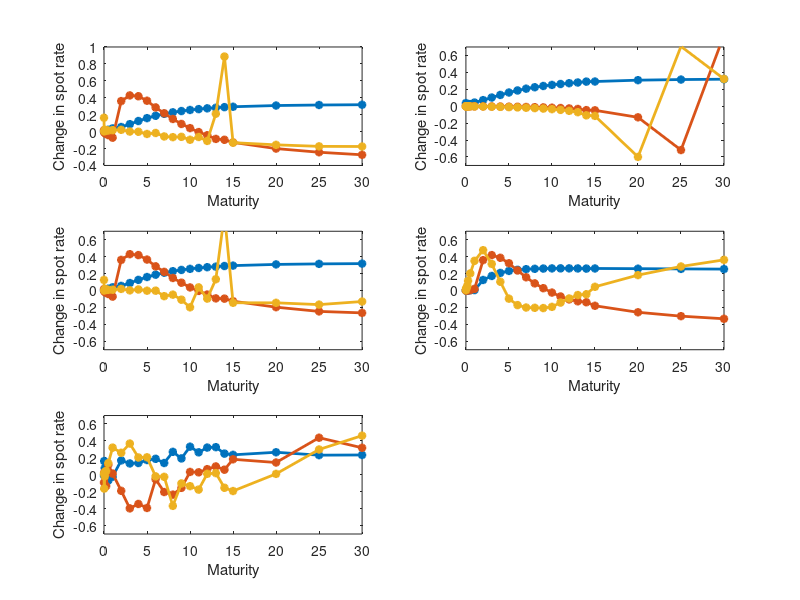

Source code (MATLAB):
close all; clear; clc;

%==========================================================================
%
%
%Figure3.6 US term structure impact of different principal components
%
%
%==========================================================================

load("Figure3_11and12")

A = [0,0.25/12, 1/12,2/12,3/12,6/12,1,2,3,4,5,6,7,8,9,10,11,12,13,14,15,20,25,30];
subplot(3,2,1)
plot(A,COEFF_sample(:,1),'-*')
hold on
plot(A,COEFF_sample(:,2),'-*')
hold on
plot(A,COEFF_sample(:,3),'-*')
ylabel('Change in spot rate')
xlabel('Maturity')
%legend('PC1','PC2','PC3')
%axis([0 30 -0.7 0.7])
set(findall(gca, 'Type', 'Line'),'LineWidth',2);

subplot(3,2,2)
plot(A,COEFF_shrinkage(:,1),'-*')
hold on
plot(A,COEFF_shrinkage(:,2),'-*')
hold on
plot(A,COEFF_shrinkage(:,3),'-*')
ylabel('Change in spot rate')
xlabel('Maturity')
%legend('PC1','PC2','PC3')
axis([0 30 -0.7 0.7])
set(findall(gca, 'Type', 'Line'),'LineWidth',2);

subplot(3,2,3)
plot(A,COEFF_Nshrinkage(:,1),'-*')
hold on
plot(A,COEFF_Nshrinkage(:,2),'-*')
hold on
plot(A,COEFF_Nshrinkage(:,3),'-*')
ylabel('Change in spot rate')
xlabel('Maturity')
%legend('PC1','PC2','PC3')
axis([0 30 -0.7 0.7])
set(findall(gca, 'Type', 'Line'),'LineWidth',2);

subplot(3,2,4)
plot(A,COEFF_MCD(:,1),'-*')
hold on
plot(A,COEFF_MCD(:,2),'-*')
hold on
plot(A,COEFF_MCD(:,3),'-*')
ylabel('Change in spot rate')
xlabel('Maturity')
%legend('PC1','PC2','PC3')
axis([0 30 -0.7 0.7])
set(findall(gca, 'Type', 'Line'),'LineWidth',2);

subplot(3,2,5)
plot(A,COEFF_MRCD(:,1),'-*')
hold on
plot(A,COEFF_MRCD(:,2),'-*')
hold on
plot(A,COEFF_MRCD(:,3),'-*')
ylabel('Change in spot rate')
xlabel('Maturity')
%legend('PC1','PC2','PC3')
axis([0 30 -0.7 0.7])
set(findall(gca, 'Type', 'Line'),'LineWidth',2);
